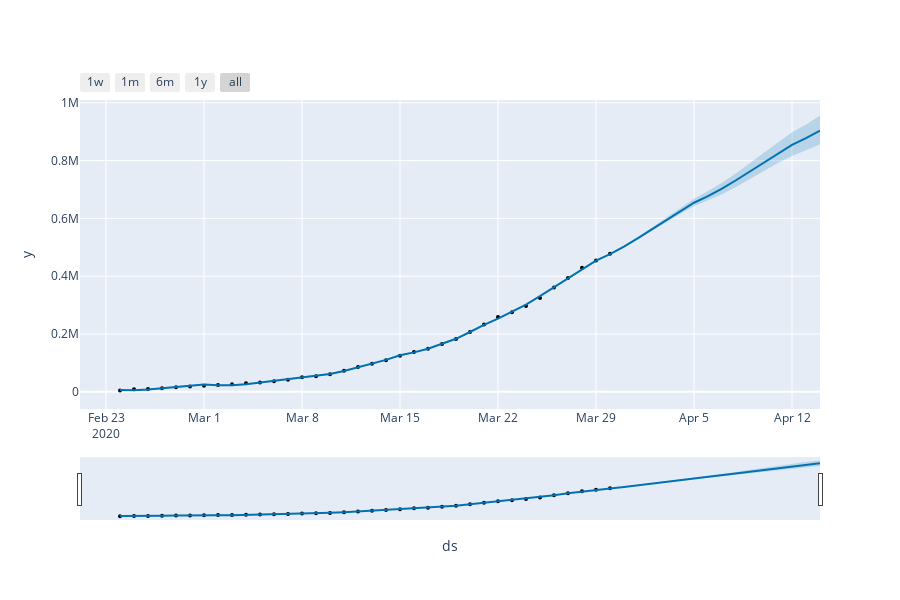

Here is the notebook cell this chart was saved with:
### Code cell
fig_test = plot_plotly(m, forecast_test)
py.iplot(fig_test) 
fig_test = m.plot(forecast_test,xlabel='Date',ylabel='Screening')
